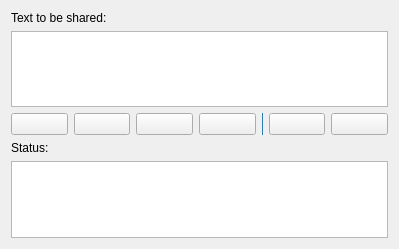
<?xml version="1.0" encoding="UTF-8"?>
<ui version="4.0">
 <class>Share</class>
 <widget class="QWidget" name="Share">
  <property name="geometry">
   <rect>
    <x>0</x>
    <y>0</y>
    <width>399</width>
    <height>249</height>
   </rect>
  </property>
  <property name="windowTitle">
   <string>Form</string>
  </property>
  <layout class="QVBoxLayout" name="verticalLayout">
   <item>
    <widget class="QLabel" name="label">
     <property name="text">
      <string>Text to be shared:</string>
     </property>
    </widget>
   </item>
   <item>
    <widget class="QPlainTextEdit" name="translation"/>
   </item>
   <item>
    <layout class="QHBoxLayout" name="horizontalLayout">
     <item>
      <widget class="QPushButton" name="twitter">
       <property name="toolTip">
        <string>Share on Twitter</string>
       </property>
       <property name="styleSheet">
        <string notr="true"/>
       </property>
       <property name="text">
        <string/>
       </property>
       <property name="icon">
        <iconset resource="icons.qrc">
         <normaloff>:/icons/twitter-line.png</normaloff>:/icons/twitter-line.png</iconset>
       </property>
       <property name="iconSize">
        <size>
         <width>32</width>
         <height>32</height>
        </size>
       </property>
      </widget>
     </item>
     <item>
      <widget class="QPushButton" name="facebook">
       <property name="toolTip">
        <string>Share on Facebook</string>
       </property>
       <property name="styleSheet">
        <string notr="true"/>
       </property>
       <property name="text">
        <string/>
       </property>
       <property name="icon">
        <iconset resource="icons.qrc">
         <normaloff>:/icons/facebook-box-line.png</normaloff>:/icons/facebook-box-line.png</iconset>
       </property>
       <property name="iconSize">
        <size>
         <width>32</width>
         <height>32</height>
        </size>
       </property>
      </widget>
     </item>
     <item>
      <widget class="QPushButton" name="email">
       <property name="toolTip">
        <string>Share via Email</string>
       </property>
       <property name="styleSheet">
        <string notr="true"/>
       </property>
       <property name="text">
        <string/>
       </property>
       <property name="icon">
        <iconset resource="icons.qrc">
         <normaloff>:/icons/mail-add-line.png</normaloff>:/icons/mail-add-line.png</iconset>
       </property>
       <property name="iconSize">
        <size>
         <width>32</width>
         <height>32</height>
        </size>
       </property>
      </widget>
     </item>
     <item>
      <widget class="QPushButton" name="pastebin">
       <property name="toolTip">
        <string>Get PasteBin Url</string>
       </property>
       <property name="styleSheet">
        <string notr="true"/>
       </property>
       <property name="text">
        <string/>
       </property>
       <property name="icon">
        <iconset resource="icons.qrc">
         <normaloff>:/icons/clipboard-line.png</normaloff>:/icons/clipboard-line.png</iconset>
       </property>
       <property name="iconSize">
        <size>
         <width>32</width>
         <height>32</height>
        </size>
       </property>
      </widget>
     </item>
     <item>
      <widget class="Line" name="line">
       <property name="maximumSize">
        <size>
         <width>1</width>
         <height>16777215</height>
        </size>
       </property>
       <property name="styleSheet">
        <string notr="true">background-color: rgb(45, 125, 179);
border:none;</string>
       </property>
       <property name="orientation">
        <enum>Qt::Vertical</enum>
       </property>
      </widget>
     </item>
     <item>
      <widget class="QPushButton" name="download">
       <property name="toolTip">
        <string>Download as audio</string>
       </property>
       <property name="styleSheet">
        <string notr="true"/>
       </property>
       <property name="text">
        <string/>
       </property>
       <property name="icon">
        <iconset resource="icons.qrc">
         <normaloff>:/icons/download-line.png</normaloff>:/icons/download-line.png</iconset>
       </property>
       <property name="iconSize">
        <size>
         <width>32</width>
         <height>32</height>
        </size>
       </property>
      </widget>
     </item>
     <item>
      <widget class="QPushButton" name="text">
       <property name="toolTip">
        <string>Export to text file</string>
       </property>
       <property name="styleSheet">
        <string notr="true"/>
       </property>
       <property name="text">
        <string/>
       </property>
       <property name="icon">
        <iconset resource="icons.qrc">
         <normaloff>:/icons/file-text-line.png</normaloff>:/icons/file-text-line.png</iconset>
       </property>
       <property name="iconSize">
        <size>
         <width>32</width>
         <height>32</height>
        </size>
       </property>
      </widget>
     </item>
    </layout>
   </item>
   <item>
    <widget class="QLabel" name="label_2">
     <property name="text">
      <string>Status:</string>
     </property>
    </widget>
   </item>
   <item>
    <widget class="QTextBrowser" name="status">
     <property name="openExternalLinks">
      <bool>true</bool>
     </property>
    </widget>
   </item>
  </layout>
 </widget>
 <resources>
  <include location="icons.qrc"/>
 </resources>
 <connections/>
</ui>
